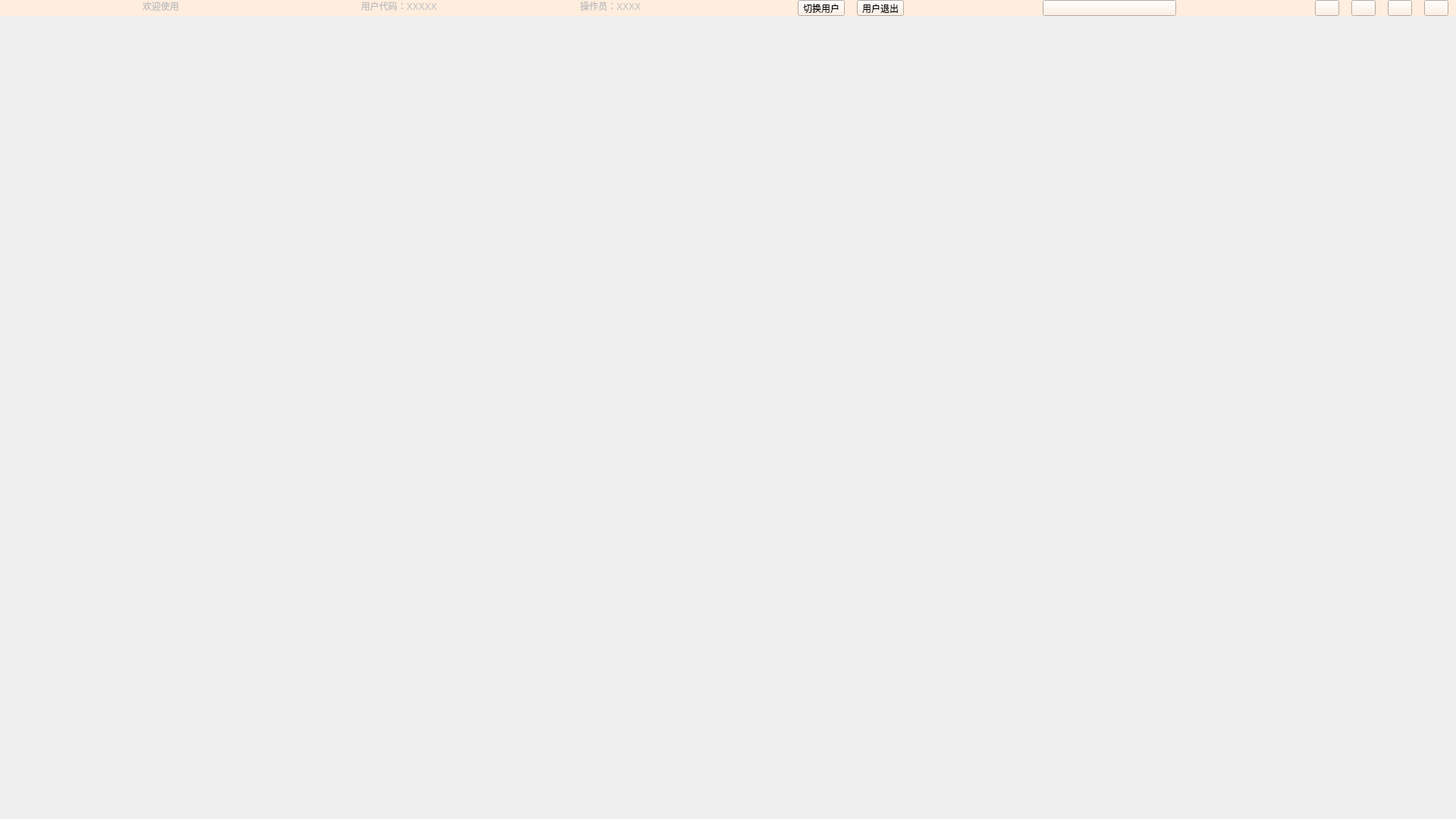
<?xml version="1.0" encoding="UTF-8"?>
<ui version="4.0">
 <class>Form</class>
 <widget class="QWidget" name="Form">
  <property name="geometry">
   <rect>
    <x>0</x>
    <y>0</y>
    <width>1920</width>
    <height>1080</height>
   </rect>
  </property>
  <property name="windowTitle">
   <string>Form</string>
  </property>
  <widget class="QWidget" name="widget" native="true">
   <property name="geometry">
    <rect>
     <x>0</x>
     <y>0</y>
     <width>1920</width>
     <height>21</height>
    </rect>
   </property>
   <property name="sizePolicy">
    <sizepolicy hsizetype="Preferred" vsizetype="Preferred">
     <horstretch>0</horstretch>
     <verstretch>0</verstretch>
    </sizepolicy>
   </property>
   <property name="styleSheet">
    <string notr="true">background-color: rgb(255, 237, 222);</string>
   </property>
   <layout class="QHBoxLayout" name="horizontalLayout" stretch="10,10,10,10,10,10,10,2,10,2,10,10,10,1,10,1,10,1,10,1,10">
    <property name="spacing">
     <number>6</number>
    </property>
    <property name="leftMargin">
     <number>9</number>
    </property>
    <property name="topMargin">
     <number>0</number>
    </property>
    <property name="bottomMargin">
     <number>0</number>
    </property>
    <item>
     <spacer name="horizontalSpacer_4">
      <property name="orientation">
       <enum>Qt::Horizontal</enum>
      </property>
      <property name="sizeType">
       <enum>QSizePolicy::Expanding</enum>
      </property>
      <property name="sizeHint" stdset="0">
       <size>
        <width>10</width>
        <height>20</height>
       </size>
      </property>
     </spacer>
    </item>
    <item>
     <widget class="QLineEdit" name="lineEdit">
      <property name="enabled">
       <bool>false</bool>
      </property>
      <property name="sizePolicy">
       <sizepolicy hsizetype="Fixed" vsizetype="Fixed">
        <horstretch>0</horstretch>
        <verstretch>0</verstretch>
       </sizepolicy>
      </property>
      <property name="text">
       <string>欢迎使用</string>
      </property>
      <property name="frame">
       <bool>false</bool>
      </property>
     </widget>
    </item>
    <item>
     <spacer name="horizontalSpacer">
      <property name="orientation">
       <enum>Qt::Horizontal</enum>
      </property>
      <property name="sizeType">
       <enum>QSizePolicy::Expanding</enum>
      </property>
      <property name="sizeHint" stdset="0">
       <size>
        <width>10</width>
        <height>20</height>
       </size>
      </property>
     </spacer>
    </item>
    <item>
     <widget class="QLineEdit" name="lineEdit_2">
      <property name="enabled">
       <bool>false</bool>
      </property>
      <property name="sizePolicy">
       <sizepolicy hsizetype="Fixed" vsizetype="Fixed">
        <horstretch>0</horstretch>
        <verstretch>0</verstretch>
       </sizepolicy>
      </property>
      <property name="text">
       <string>用户代码：XXXXX</string>
      </property>
      <property name="frame">
       <bool>false</bool>
      </property>
     </widget>
    </item>
    <item>
     <spacer name="horizontalSpacer_2">
      <property name="orientation">
       <enum>Qt::Horizontal</enum>
      </property>
      <property name="sizeType">
       <enum>QSizePolicy::Expanding</enum>
      </property>
      <property name="sizeHint" stdset="0">
       <size>
        <width>10</width>
        <height>20</height>
       </size>
      </property>
     </spacer>
    </item>
    <item>
     <widget class="QLineEdit" name="lineEdit_3">
      <property name="enabled">
       <bool>false</bool>
      </property>
      <property name="sizePolicy">
       <sizepolicy hsizetype="Fixed" vsizetype="Fixed">
        <horstretch>0</horstretch>
        <verstretch>0</verstretch>
       </sizepolicy>
      </property>
      <property name="text">
       <string>操作员：XXXX</string>
      </property>
      <property name="frame">
       <bool>false</bool>
      </property>
     </widget>
    </item>
    <item>
     <spacer name="horizontalSpacer_3">
      <property name="orientation">
       <enum>Qt::Horizontal</enum>
      </property>
      <property name="sizeType">
       <enum>QSizePolicy::Expanding</enum>
      </property>
      <property name="sizeHint" stdset="0">
       <size>
        <width>10</width>
        <height>20</height>
       </size>
      </property>
     </spacer>
    </item>
    <item>
     <widget class="QToolButton" name="toolButton">
      <property name="sizePolicy">
       <sizepolicy hsizetype="Expanding" vsizetype="Fixed">
        <horstretch>0</horstretch>
        <verstretch>0</verstretch>
       </sizepolicy>
      </property>
      <property name="text">
       <string>切换用户</string>
      </property>
     </widget>
    </item>
    <item>
     <spacer name="horizontalSpacer_5">
      <property name="orientation">
       <enum>Qt::Horizontal</enum>
      </property>
      <property name="sizeType">
       <enum>QSizePolicy::Fixed</enum>
      </property>
      <property name="sizeHint" stdset="0">
       <size>
        <width>10</width>
        <height>20</height>
       </size>
      </property>
     </spacer>
    </item>
    <item>
     <widget class="QToolButton" name="toolButton_2">
      <property name="sizePolicy">
       <sizepolicy hsizetype="Expanding" vsizetype="Fixed">
        <horstretch>0</horstretch>
        <verstretch>0</verstretch>
       </sizepolicy>
      </property>
      <property name="text">
       <string>用户退出</string>
      </property>
     </widget>
    </item>
    <item>
     <spacer name="horizontalSpacer_6">
      <property name="orientation">
       <enum>Qt::Horizontal</enum>
      </property>
      <property name="sizeHint" stdset="0">
       <size>
        <width>10</width>
        <height>20</height>
       </size>
      </property>
     </spacer>
    </item>
    <item>
     <widget class="QPushButton" name="pushButton">
      <property name="sizePolicy">
       <sizepolicy hsizetype="Expanding" vsizetype="Fixed">
        <horstretch>0</horstretch>
        <verstretch>0</verstretch>
       </sizepolicy>
      </property>
      <property name="styleSheet">
       <string notr="true">image: url(:/image/PROPcombobox.png);</string>
      </property>
     </widget>
    </item>
    <item>
     <spacer name="horizontalSpacer_7">
      <property name="orientation">
       <enum>Qt::Horizontal</enum>
      </property>
      <property name="sizeHint" stdset="0">
       <size>
        <width>10</width>
        <height>20</height>
       </size>
      </property>
     </spacer>
    </item>
    <item>
     <widget class="QToolButton" name="toolButton_5">
      <property name="sizePolicy">
       <sizepolicy hsizetype="Expanding" vsizetype="Fixed">
        <horstretch>0</horstretch>
        <verstretch>0</verstretch>
       </sizepolicy>
      </property>
      <property name="icon">
       <iconset resource="image.qrc">
        <normaloff>:/image/help.png</normaloff>:/image/help.png</iconset>
      </property>
      <property name="iconSize">
       <size>
        <width>24</width>
        <height>21</height>
       </size>
      </property>
     </widget>
    </item>
    <item>
     <spacer name="horizontalSpacer_8">
      <property name="orientation">
       <enum>Qt::Horizontal</enum>
      </property>
      <property name="sizeType">
       <enum>QSizePolicy::Fixed</enum>
      </property>
      <property name="sizeHint" stdset="0">
       <size>
        <width>10</width>
        <height>20</height>
       </size>
      </property>
     </spacer>
    </item>
    <item>
     <widget class="QToolButton" name="toolButton_6">
      <property name="sizePolicy">
       <sizepolicy hsizetype="Expanding" vsizetype="Fixed">
        <horstretch>0</horstretch>
        <verstretch>0</verstretch>
       </sizepolicy>
      </property>
      <property name="icon">
       <iconset resource="image.qrc">
        <normaloff>:/image/minit.png</normaloff>:/image/minit.png</iconset>
      </property>
      <property name="iconSize">
       <size>
        <width>24</width>
        <height>21</height>
       </size>
      </property>
     </widget>
    </item>
    <item>
     <spacer name="horizontalSpacer_9">
      <property name="orientation">
       <enum>Qt::Horizontal</enum>
      </property>
      <property name="sizeType">
       <enum>QSizePolicy::Fixed</enum>
      </property>
      <property name="sizeHint" stdset="0">
       <size>
        <width>10</width>
        <height>20</height>
       </size>
      </property>
     </spacer>
    </item>
    <item>
     <widget class="QToolButton" name="toolButton_4">
      <property name="sizePolicy">
       <sizepolicy hsizetype="Expanding" vsizetype="Fixed">
        <horstretch>0</horstretch>
        <verstretch>0</verstretch>
       </sizepolicy>
      </property>
      <property name="icon">
       <iconset resource="image.qrc">
        <normaloff>:/image/rewindow.png</normaloff>:/image/rewindow.png</iconset>
      </property>
      <property name="iconSize">
       <size>
        <width>24</width>
        <height>21</height>
       </size>
      </property>
     </widget>
    </item>
    <item>
     <spacer name="horizontalSpacer_10">
      <property name="orientation">
       <enum>Qt::Horizontal</enum>
      </property>
      <property name="sizeType">
       <enum>QSizePolicy::Fixed</enum>
      </property>
      <property name="sizeHint" stdset="0">
       <size>
        <width>10</width>
        <height>20</height>
       </size>
      </property>
     </spacer>
    </item>
    <item>
     <widget class="QToolButton" name="toolButton_3">
      <property name="sizePolicy">
       <sizepolicy hsizetype="Expanding" vsizetype="Fixed">
        <horstretch>0</horstretch>
        <verstretch>0</verstretch>
       </sizepolicy>
      </property>
      <property name="icon">
       <iconset resource="image.qrc">
        <normaloff>:/image/close.png</normaloff>:/image/close.png</iconset>
      </property>
      <property name="iconSize">
       <size>
        <width>24</width>
        <height>21</height>
       </size>
      </property>
     </widget>
    </item>
    <item>
     <spacer name="horizontalSpacer_11">
      <property name="orientation">
       <enum>Qt::Horizontal</enum>
      </property>
      <property name="sizeType">
       <enum>QSizePolicy::Fixed</enum>
      </property>
      <property name="sizeHint" stdset="0">
       <size>
        <width>10</width>
        <height>20</height>
       </size>
      </property>
     </spacer>
    </item>
   </layout>
  </widget>
 </widget>
 <resources>
  <include location="image.qrc"/>
 </resources>
 <connections/>
</ui>
